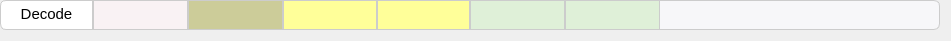
   <widget class="QWidget" name="horizontalLayoutWidget_4">
    <property name="geometry">
     <rect>
      <x>20</x>
      <y>150</y>
      <width>951</width>
      <height>32</height>
     </rect>
    </property>
    <layout class="QHBoxLayout" name="horizontalLayout_4">
     <property name="spacing">
      <number>0</number>
     </property>
     <property name="sizeConstraint">
      <enum>QLayout::SetDefaultConstraint</enum>
     </property>
     <property name="leftMargin">
      <number>0</number>
     </property>
     <property name="topMargin">
      <number>0</number>
     </property>
     <item>
      <widget class="QTextEdit" name="D_stat">
       <property name="enabled">
        <bool>true</bool>
       </property>
       <property name="sizePolicy">
        <sizepolicy hsizetype="Expanding" vsizetype="Expanding">
         <horstretch>0</horstretch>
         <verstretch>0</verstretch>
        </sizepolicy>
       </property>
       <property name="minimumSize">
        <size>
         <width>0</width>
         <height>0</height>
        </size>
       </property>
       <property name="maximumSize">
        <size>
         <width>1000</width>
         <height>30</height>
        </size>
       </property>
       <property name="font">
        <font>
         <weight>87</weight>
         <bold>true</bold>
        </font>
       </property>
       <property name="styleSheet">
        <string notr="true">QTextEdit{
	font-weight: 700;
    background-color: #fff;
	border-style:outset;
    border: 1px solid;
    border-radius: 6px;
    border-color: #ccc;
    border-top-right-radius: 0;
    border-bottom-right-radius: 0;
}</string>
       </property>
       <property name="readOnly">
        <bool>true</bool>
       </property>
       <property name="html">
        <string>&lt;!DOCTYPE HTML PUBLIC &quot;-//W3C//DTD HTML 4.0//EN&quot; &quot;http://www.w3.org/TR/REC-html40/strict.dtd&quot;&gt;
&lt;html&gt;&lt;head&gt;&lt;meta name=&quot;qrichtext&quot; content=&quot;1&quot; /&gt;&lt;style type=&quot;text/css&quot;&gt;
p, li { white-space: pre-wrap; }
&lt;/style&gt;&lt;/head&gt;&lt;body style=&quot; font-family:'SimSun'; font-size:9pt; font-weight:696; font-style:normal;&quot;&gt;
&lt;p align=&quot;center&quot; style=&quot; margin-top:0px; margin-bottom:0px; margin-left:0px; margin-right:0px; -qt-block-indent:0; text-indent:0px;&quot;&gt;&lt;span style=&quot; font-size:11pt; font-weight:400;&quot;&gt;Decode&lt;/span&gt;&lt;/p&gt;&lt;/body&gt;&lt;/html&gt;</string>
       </property>
      </widget>
     </item>
     <item>
      <widget class="QLineEdit" name="D_icode">
       <property name="sizePolicy">
        <sizepolicy hsizetype="Expanding" vsizetype="Expanding">
         <horstretch>0</horstretch>
         <verstretch>0</verstretch>
        </sizepolicy>
       </property>
       <property name="minimumSize">
        <size>
         <width>95</width>
         <height>0</height>
        </size>
       </property>
       <property name="maximumSize">
        <size>
         <width>1000</width>
         <height>30</height>
        </size>
       </property>
       <property name="styleSheet">
        <string notr="true">QLineEdit{
	font-weight: 700;
	color: #c7254e;
	background-color: #f9f2f4;
	border-style:outset;
    border: 1px solid;
    border-color: #ccc;
}</string>
       </property>
       <property name="readOnly">
        <bool>true</bool>
       </property>
      </widget>
     </item>
     <item>
      <widget class="QLineEdit" name="D_ifun">
       <property name="sizePolicy">
        <sizepolicy hsizetype="Expanding" vsizetype="Expanding">
         <horstretch>0</horstretch>
         <verstretch>0</verstretch>
        </sizepolicy>
       </property>
       <property name="minimumSize">
        <size>
         <width>95</width>
         <height>0</height>
        </size>
       </property>
       <property name="maximumSize">
        <size>
         <width>1000</width>
         <height>30</height>
        </size>
       </property>
       <property name="styleSheet">
        <string notr="true">QLineEdit{
	font-weight: 700;
	color: #663300;
	background-color: #CCCC99;
	border-style:outset;
    border: 1px solid;
    border-color: #ccc;
}</string>
       </property>
       <property name="readOnly">
        <bool>true</bool>
       </property>
      </widget>
     </item>
     <item>
      <widget class="QTextEdit" name="D_rA">
       <property name="maximumSize">
        <size>
         <width>1000</width>
         <height>30</height>
        </size>
       </property>
       <property name="font">
        <font>
         <weight>87</weight>
         <bold>true</bold>
        </font>
       </property>
       <property name="styleSheet">
        <string notr="true">QTextEdit{
	font-weight: 700;
	color: #FF6600;
	background-color: #FFFF99;
	border-style:outset;
    border: 1px solid;
    border-color: #ccc;
}</string>
       </property>
       <property name="readOnly">
        <bool>true</bool>
       </property>
       <property name="html">
        <string>&lt;!DOCTYPE HTML PUBLIC &quot;-//W3C//DTD HTML 4.0//EN&quot; &quot;http://www.w3.org/TR/REC-html40/strict.dtd&quot;&gt;
&lt;html&gt;&lt;head&gt;&lt;meta name=&quot;qrichtext&quot; content=&quot;1&quot; /&gt;&lt;style type=&quot;text/css&quot;&gt;
p, li { white-space: pre-wrap; }
&lt;/style&gt;&lt;/head&gt;&lt;body style=&quot; font-family:'SimSun'; font-size:9pt; font-weight:696; font-style:normal;&quot;&gt;
&lt;p align=&quot;center&quot; style=&quot;-qt-paragraph-type:empty; margin-top:0px; margin-bottom:0px; margin-left:0px; margin-right:0px; -qt-block-indent:0; text-indent:0px; font-weight:400;&quot;&gt;&lt;br /&gt;&lt;/p&gt;&lt;/body&gt;&lt;/html&gt;</string>
       </property>
      </widget>
     </item>
     <item>
      <widget class="QTextEdit" name="D_rB">
       <property name="maximumSize">
        <size>
         <width>1000</width>
         <height>30</height>
        </size>
       </property>
       <property name="font">
        <font>
         <weight>87</weight>
         <bold>true</bold>
        </font>
       </property>
       <property name="styleSheet">
        <string notr="true">QTextEdit{
	font-weight: 700;
	color: #FF6600;
	background-color: #FFFF99;
	border-style:outset;
    border: 1px solid;
    border-color: #ccc;
}</string>
       </property>
       <property name="readOnly">
        <bool>true</bool>
       </property>
       <property name="html">
        <string>&lt;!DOCTYPE HTML PUBLIC &quot;-//W3C//DTD HTML 4.0//EN&quot; &quot;http://www.w3.org/TR/REC-html40/strict.dtd&quot;&gt;
&lt;html&gt;&lt;head&gt;&lt;meta name=&quot;qrichtext&quot; content=&quot;1&quot; /&gt;&lt;style type=&quot;text/css&quot;&gt;
p, li { white-space: pre-wrap; }
&lt;/style&gt;&lt;/head&gt;&lt;body style=&quot; font-family:'SimSun'; font-size:9pt; font-weight:696; font-style:normal;&quot;&gt;
&lt;p align=&quot;center&quot; style=&quot;-qt-paragraph-type:empty; margin-top:0px; margin-bottom:0px; margin-left:0px; margin-right:0px; -qt-block-indent:0; text-indent:0px; font-weight:400;&quot;&gt;&lt;br /&gt;&lt;/p&gt;&lt;/body&gt;&lt;/html&gt;</string>
       </property>
      </widget>
     </item>
     <item>
      <widget class="QLineEdit" name="D_valC">
       <property name="sizePolicy">
        <sizepolicy hsizetype="Expanding" vsizetype="Expanding">
         <horstretch>0</horstretch>
         <verstretch>0</verstretch>
        </sizepolicy>
       </property>
       <property name="minimumSize">
        <size>
         <width>95</width>
         <height>0</height>
        </size>
       </property>
       <property name="maximumSize">
        <size>
         <width>1000</width>
         <height>30</height>
        </size>
       </property>
       <property name="styleSheet">
        <string notr="true">QLineEdit{
	font-weight: 700;
	color: #3c763d;
	background-color: #dff0d8;
	border-style:outset;
    border: 1px solid;
    border-color: #ccc;
}</string>
       </property>
       <property name="readOnly">
        <bool>true</bool>
       </property>
      </widget>
     </item>
     <item>
      <widget class="QLineEdit" name="D_valP">
       <property name="sizePolicy">
        <sizepolicy hsizetype="Expanding" vsizetype="Expanding">
         <horstretch>0</horstretch>
         <verstretch>0</verstretch>
        </sizepolicy>
       </property>
       <property name="minimumSize">
        <size>
         <width>95</width>
         <height>0</height>
        </size>
       </property>
       <property name="maximumSize">
        <size>
         <width>1000</width>
         <height>30</height>
        </size>
       </property>
       <property name="styleSheet">
        <string notr="true">QLineEdit{
	font-weight: 700;
	color: #3c763d;
	background-color: #dff0d8;
	border-style:outset;
    border: 1px solid;
    border-color: #ccc;
}</string>
       </property>
       <property name="readOnly">
        <bool>true</bool>
       </property>
      </widget>
     </item>
     <item>
      <widget class="QTextEdit" name="textEdit_41">
       <property name="maximumSize">
        <size>
         <width>1000</width>
         <height>30</height>
        </size>
       </property>
       <property name="styleSheet">
        <string notr="true">QTextEdit{
    background-color: #f7f7f9;
	border-style:outset;
    border: 1px solid;
    border-color: #ccc;
	margin-left:-1px;
	margin-right:-1px;
}</string>
       </property>
       <property name="readOnly">
        <bool>true</bool>
       </property>
      </widget>
     </item>
     <item>
      <widget class="QTextEdit" name="textEdit_42">
       <property name="maximumSize">
        <size>
         <width>1000</width>
         <height>30</height>
        </size>
       </property>
       <property name="styleSheet">
        <string notr="true">QTextEdit{
    background-color: #f7f7f9;
	border-style:outset;
    border: 1px solid;
    border-color: #ccc;
	margin-left:-1px;
	margin-right:-1px;
}</string>
       </property>
       <property name="readOnly">
        <bool>true</bool>
       </property>
      </widget>
     </item>
     <item>
      <widget class="QTextEdit" name="textEdit_43">
       <property name="maximumSize">
        <size>
         <width>1000</width>
         <height>30</height>
        </size>
       </property>
       <property name="styleSheet">
        <string notr="true">QTextEdit{
    background-color: #f7f7f9;
	border-style:outset;
    border: 1px solid;
    border-radius: 6px;
    border-color: #ccc;
    border-top-left-radius: 0;
    border-bottom-left-radius: 0;
	margin-left:-1px;
}</string>
       </property>
       <property name="readOnly">
        <bool>true</bool>
       </property>
      </widget>
     </item>
    </layout>
   </widget>
